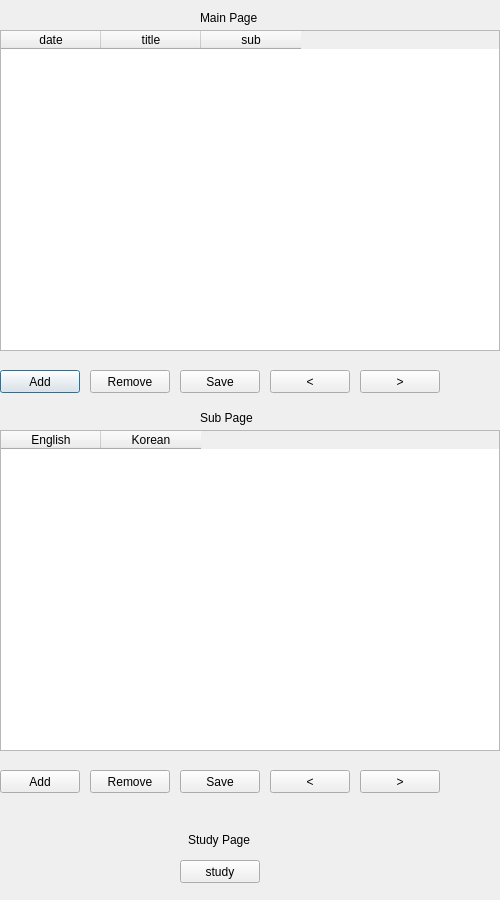
<?xml version="1.0" encoding="UTF-8"?>
<ui version="4.0">
 <class>Dialog</class>
 <widget class="QDialog" name="Dialog">
  <property name="geometry">
   <rect>
    <x>0</x>
    <y>0</y>
    <width>500</width>
    <height>900</height>
   </rect>
  </property>
  <property name="minimumSize">
   <size>
    <width>500</width>
    <height>900</height>
   </size>
  </property>
  <property name="maximumSize">
   <size>
    <width>500</width>
    <height>900</height>
   </size>
  </property>
  <property name="windowTitle">
   <string>memorizingEnglishSentence</string>
  </property>
  <widget class="QPushButton" name="button_main_add">
   <property name="geometry">
    <rect>
     <x>0</x>
     <y>370</y>
     <width>80</width>
     <height>23</height>
    </rect>
   </property>
   <property name="text">
    <string>Add</string>
   </property>
  </widget>
  <widget class="QPushButton" name="button_study">
   <property name="geometry">
    <rect>
     <x>180</x>
     <y>860</y>
     <width>80</width>
     <height>23</height>
    </rect>
   </property>
   <property name="text">
    <string>study</string>
   </property>
  </widget>
  <widget class="QTableWidget" name="tableWidget_main">
   <property name="geometry">
    <rect>
     <x>0</x>
     <y>30</y>
     <width>500</width>
     <height>321</height>
    </rect>
   </property>
   <property name="minimumSize">
    <size>
     <width>500</width>
     <height>321</height>
    </size>
   </property>
   <property name="maximumSize">
    <size>
     <width>500</width>
     <height>321</height>
    </size>
   </property>
   <column>
    <property name="text">
     <string>date</string>
    </property>
   </column>
   <column>
    <property name="text">
     <string>title</string>
    </property>
   </column>
   <column>
    <property name="text">
     <string>sub</string>
    </property>
   </column>
  </widget>
  <widget class="QTableWidget" name="tableWidget_sub">
   <property name="geometry">
    <rect>
     <x>0</x>
     <y>430</y>
     <width>500</width>
     <height>321</height>
    </rect>
   </property>
   <property name="minimumSize">
    <size>
     <width>500</width>
     <height>321</height>
    </size>
   </property>
   <property name="maximumSize">
    <size>
     <width>500</width>
     <height>321</height>
    </size>
   </property>
   <column>
    <property name="text">
     <string>English</string>
    </property>
   </column>
   <column>
    <property name="text">
     <string>Korean</string>
    </property>
   </column>
  </widget>
  <widget class="QPushButton" name="button_main_remove">
   <property name="geometry">
    <rect>
     <x>90</x>
     <y>370</y>
     <width>80</width>
     <height>23</height>
    </rect>
   </property>
   <property name="text">
    <string>Remove</string>
   </property>
  </widget>
  <widget class="QPushButton" name="button_main_save">
   <property name="geometry">
    <rect>
     <x>180</x>
     <y>370</y>
     <width>80</width>
     <height>23</height>
    </rect>
   </property>
   <property name="text">
    <string>Save</string>
   </property>
  </widget>
  <widget class="QPushButton" name="button_sub_add">
   <property name="geometry">
    <rect>
     <x>0</x>
     <y>770</y>
     <width>80</width>
     <height>23</height>
    </rect>
   </property>
   <property name="text">
    <string>Add</string>
   </property>
  </widget>
  <widget class="QPushButton" name="button_sub_remove">
   <property name="geometry">
    <rect>
     <x>90</x>
     <y>770</y>
     <width>80</width>
     <height>23</height>
    </rect>
   </property>
   <property name="text">
    <string>Remove</string>
   </property>
  </widget>
  <widget class="QPushButton" name="button_sub_save">
   <property name="geometry">
    <rect>
     <x>180</x>
     <y>770</y>
     <width>80</width>
     <height>23</height>
    </rect>
   </property>
   <property name="text">
    <string>Save</string>
   </property>
  </widget>
  <widget class="QPushButton" name="button_main_prev">
   <property name="geometry">
    <rect>
     <x>270</x>
     <y>370</y>
     <width>80</width>
     <height>23</height>
    </rect>
   </property>
   <property name="text">
    <string>&lt;</string>
   </property>
  </widget>
  <widget class="QPushButton" name="button_main_next">
   <property name="geometry">
    <rect>
     <x>360</x>
     <y>370</y>
     <width>80</width>
     <height>23</height>
    </rect>
   </property>
   <property name="text">
    <string>&gt;</string>
   </property>
  </widget>
  <widget class="QPushButton" name="button_sub_prev">
   <property name="geometry">
    <rect>
     <x>270</x>
     <y>770</y>
     <width>80</width>
     <height>23</height>
    </rect>
   </property>
   <property name="text">
    <string>&lt;</string>
   </property>
  </widget>
  <widget class="QPushButton" name="button_sub_next">
   <property name="geometry">
    <rect>
     <x>360</x>
     <y>770</y>
     <width>80</width>
     <height>23</height>
    </rect>
   </property>
   <property name="text">
    <string>&gt;</string>
   </property>
  </widget>
  <widget class="QLabel" name="SubPage">
   <property name="geometry">
    <rect>
     <x>200</x>
     <y>410</y>
     <width>59</width>
     <height>15</height>
    </rect>
   </property>
   <property name="text">
    <string>Sub Page</string>
   </property>
  </widget>
  <widget class="QLabel" name="MainPage">
   <property name="geometry">
    <rect>
     <x>200</x>
     <y>10</y>
     <width>71</width>
     <height>16</height>
    </rect>
   </property>
   <property name="text">
    <string>Main Page</string>
   </property>
  </widget>
  <widget class="QLabel" name="StudyPage">
   <property name="geometry">
    <rect>
     <x>188</x>
     <y>830</y>
     <width>71</width>
     <height>20</height>
    </rect>
   </property>
   <property name="text">
    <string>Study Page</string>
   </property>
  </widget>
 </widget>
 <resources/>
 <connections/>
</ui>
